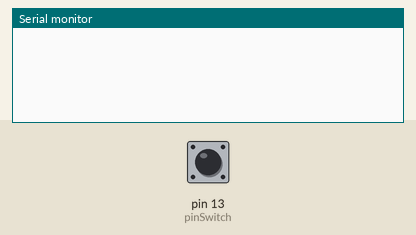
Bench run of a sketch on a simulated Arduino Uno, built with avr-gcc and run on an emulated ATmega328P. Shown: the last lines printed to the serial monitor. The test bench sets the inputs (shaded band); at power-on: pin 13 (pinSwitch) LOW.

Above: at 1.2 s.
1.3 s: pin 13 (pinSwitch) pulled HIGH for 0.15 s
At 1.8 s:
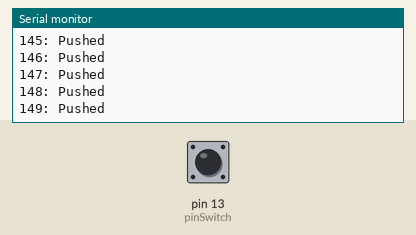
2.9 s: pin 13 (pinSwitch) pulled HIGH for 1 s
At 4.2 s:
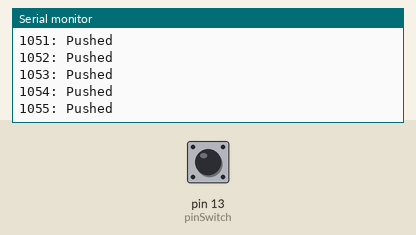
5.4 s: pin 13 (pinSwitch) pulled HIGH for 0.15 s
At 6.1 s:
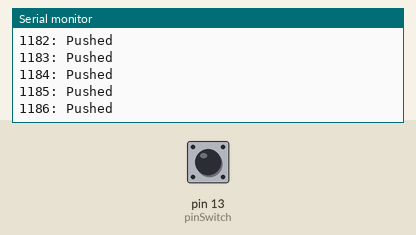
Timing chart, 0 to 8.4 s (numbered marks = the images above; inputs shaded):
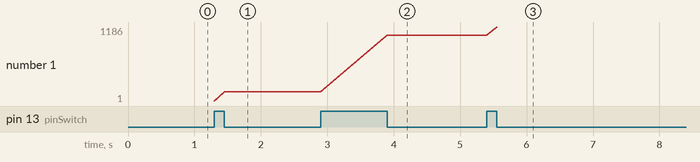

The sketch:

switch01.ino
```cpp
int pinSwitch = 13;
int cnt = 0;
void setup() {
  // put your setup code here, to run once:
  Serial.begin(115200);
  pinMode(pinSwitch, INPUT);
}

void loop() {
  // put your main code here, to run repeatedly:
  if (digitalRead(pinSwitch)) {
    cnt++;
    Serial.print(cnt);
    Serial.println(": Pushed");
    //delay(500);
  }

}
```

Measured:
- after the input at 1.3 s, the serial monitor: prints a new line at once (image 1)
